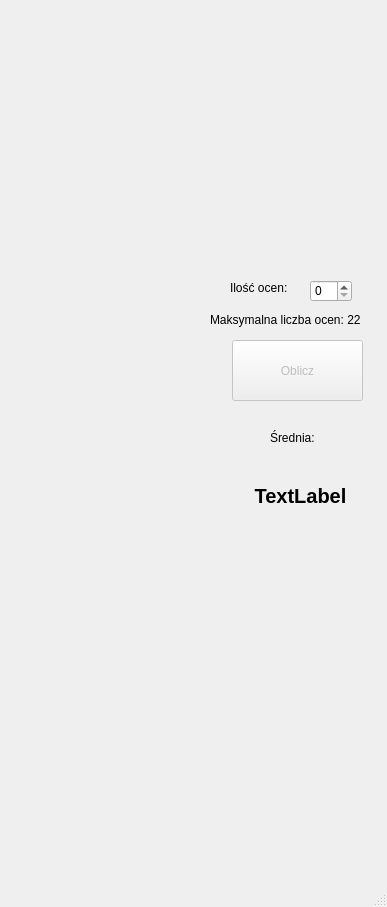
<?xml version="1.0" encoding="UTF-8"?>
<ui version="4.0">
 <class>MainWindow</class>
 <widget class="QMainWindow" name="MainWindow">
  <property name="geometry">
   <rect>
    <x>0</x>
    <y>0</y>
    <width>387</width>
    <height>907</height>
   </rect>
  </property>
  <property name="windowTitle">
   <string>Średnia ocen</string>
  </property>
  <widget class="QWidget" name="centralwidget">
   <widget class="QWidget" name="verticalLayoutWidget">
    <property name="geometry">
     <rect>
      <x>10</x>
      <y>10</y>
      <width>191</width>
      <height>871</height>
     </rect>
    </property>
    <layout class="QVBoxLayout" name="mainLayout"/>
   </widget>
   <widget class="QPushButton" name="averageButton">
    <property name="enabled">
     <bool>false</bool>
    </property>
    <property name="geometry">
     <rect>
      <x>232</x>
      <y>340</y>
      <width>131</width>
      <height>61</height>
     </rect>
    </property>
    <property name="text">
     <string>Oblicz</string>
    </property>
   </widget>
   <widget class="QLabel" name="quantityLabel">
    <property name="geometry">
     <rect>
      <x>230</x>
      <y>280</y>
      <width>61</width>
      <height>16</height>
     </rect>
    </property>
    <property name="text">
     <string>Ilość ocen:</string>
    </property>
   </widget>
   <widget class="QLabel" name="averageTitle">
    <property name="geometry">
     <rect>
      <x>270</x>
      <y>430</y>
      <width>55</width>
      <height>16</height>
     </rect>
    </property>
    <property name="text">
     <string>Średnia:</string>
    </property>
   </widget>
   <widget class="QLabel" name="averageText">
    <property name="geometry">
     <rect>
      <x>240</x>
      <y>465</y>
      <width>121</width>
      <height>61</height>
     </rect>
    </property>
    <property name="font">
     <font>
      <pointsize>15</pointsize>
      <weight>75</weight>
      <bold>true</bold>
     </font>
    </property>
    <property name="text">
     <string>TextLabel</string>
    </property>
    <property name="alignment">
     <set>Qt::AlignCenter</set>
    </property>
   </widget>
   <widget class="QSpinBox" name="quantityBox">
    <property name="geometry">
     <rect>
      <x>310</x>
      <y>280</y>
      <width>42</width>
      <height>22</height>
     </rect>
    </property>
    <property name="maximum">
     <number>22</number>
    </property>
   </widget>
   <widget class="QLabel" name="label">
    <property name="geometry">
     <rect>
      <x>210</x>
      <y>310</y>
      <width>161</width>
      <height>20</height>
     </rect>
    </property>
    <property name="text">
     <string>Maksymalna liczba ocen: 22</string>
    </property>
   </widget>
  </widget>
  <widget class="QStatusBar" name="statusbar"/>
 </widget>
 <resources/>
 <connections/>
</ui>
